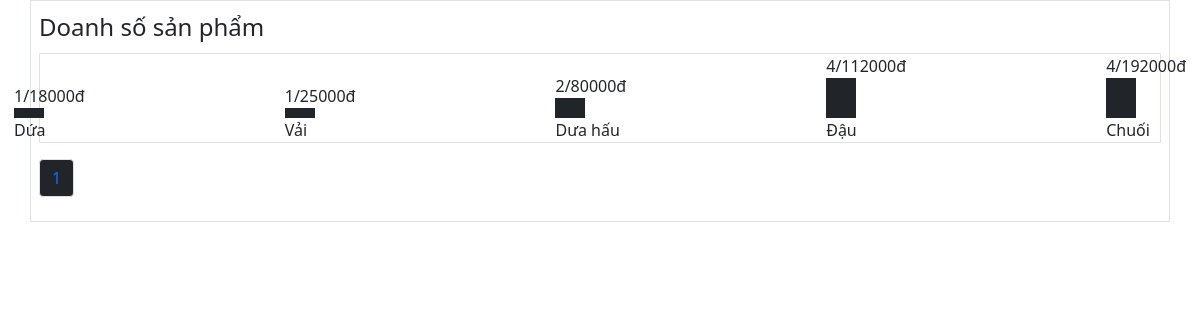
/admin/sanphambanchay.php, run on the app's committed database.
### tables this page shows
CREATE TABLE `tbl_sanpham` (
  `product_id` int(11) NOT NULL,
  `category_id` int(11) NOT NULL,
  `product_image` varchar(255) NOT NULL,
  `product_name` varchar(255) NOT NULL,
  `product_price` int(11) NOT NULL,
  `detail` text NOT NULL,
  `active` int(11) NOT NULL DEFAULT 1
);

### admin/sanphambanchay.php (the view, shortened to what this page needs)
<!DOCTYPE html>
<html lang="en">
<head>
    <link rel="stylesheet" href="https://stackpath.bootstrapcdn.com/bootstrap/5.0.0-alpha1/css/bootstrap.min.css"
>
</head>
<body>
    <?php
    require("../db/connect.php");
    if (isset($_GET['page'])) {
        $page = $_GET['page'];
    } else {
        $page = 1;
    }
    $row_per_page = 5;
    $per_row = ($page - 1) * $row_per_page;
    $sql = "SELECT * FROM tbl_order_product GROUP BY product_id DESC LIMIT " . $per_row . "," . $row_per_page;
    $total_record = mysqli_query($conn, "SELECT * FROM tbl_order_product GROUP BY product_id");
    $result = mysqli_query($conn, $sql);
    $total_record = $total_record->num_rows;
    $total_page = ceil($total_record / $row_per_page);
    ?>
    <div class="container border p-2">
        <legend>Doanh số sản phẩm</legend>
        <div class="d-flex border justify-content-center" style="gap:200px;">
            <?php
            while ($row = mysqli_fetch_array($result)) {
                $product_id = $row['product_id'];
                $name_query = "SELECT * FROM tbl_sanpham WHERE product_id = $product_id";
                $name = mysqli_query($conn, $name_query);
                $pro_name = mysqli_fetch_assoc($name);
                ?>
                <div class="align-self-end">
                    <div>
                        <?php echo $row['quantity'] . "/" . $row['price']*$row['quantity'] . "đ" ?>
                    </div>
                    <div class="bg-dark" style="width:30px;height:<?php echo $row['quantity'] * 10 ?>px;"></div>
                    <div>
                        <?php echo $pro_name['product_name'] ?>
                    </div>
                </div>
            <?php } ?>
        </div>
        <ul class="pagination mt-3">
            <?php
            for ($num_page = 1; $num_page <= $total_page; $num_page++) { ?>
                <?php if ($num_page != $page) { ?>
                    <?php if ($num_page > $page - 3 && $num_page < $page + 3) {
                        ?>
                        <li class="page-item">
                            <a class="page-link" href="?page= <?php echo $num_page; ?>">
                                <?php echo $num_page;
                                ?>
                            </a>
                        </li>
                    <?php } ?>
                <?php } else { ?>
                    <li class="page-item">
                        <a class="page-link bg-dark">
                            <?php echo $num_page ?>
                        </a>
                    </li>
                <?php } ?>
            <?php } ?>
        </ul>
    </div>
</body>
</html>

### data on the page
tbl_sanpham: product_name "Dứa"
tbl_sanpham: product_name "Vải"
tbl_sanpham: product_name "Dưa hấu"
tbl_sanpham: product_name "Đậu"
tbl_sanpham: product_name "Chuối"

### other printed values
$row['quantity'] "1"
$row['price']*$row['quantity'] "18000"
$row['price']*$row['quantity'] "25000"
$row['quantity'] "2"
$row['price']*$row['quantity'] "80000"
$row['quantity'] "4"
$row['price']*$row['quantity'] "112000"
$row['price']*$row['quantity'] "192000"
